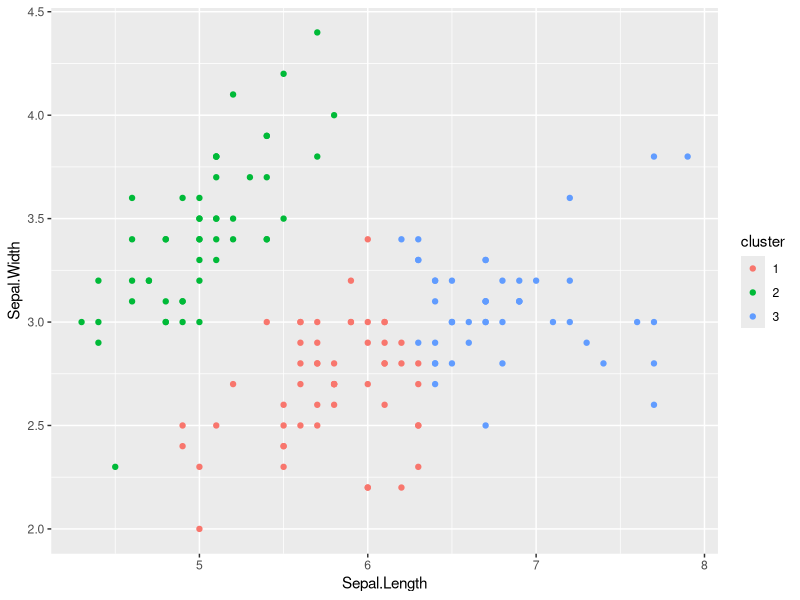

R code for this plot:

  
  # Combine the selected variables into a new data frame
  selectedData <- iris[, c(1, 2)]
library(ggplot2)
  
  clusters <- kmeans(selectedData, 3)
clusters$centers
  
  
  iris_clustered <- data.frame(selectedData, cluster=factor(clusters$cluster))
 ggplot(iris_clustered, aes(x=Sepal.Length, y=Sepal.Width, color=cluster)) + 
   geom_point() 
  
         
 names(iris_clustered[1])
 